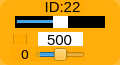
    <widget class="QWidget" name="widget_id22" native="true">
     <property name="geometry">
      <rect>
       <x>30</x>
       <y>440</y>
       <width>120</width>
       <height>65</height>
      </rect>
     </property>
     <property name="maximumSize">
      <size>
       <width>16777161</width>
       <height>16777215</height>
      </size>
     </property>
     <property name="styleSheet">
      <string notr="true">background-color: rgb(255, 170, 0, 200);
border-radius:10px;</string>
     </property>
     <widget class="QLabel" name="label_ID22">
      <property name="geometry">
       <rect>
        <x>40</x>
        <y>1</y>
        <width>45</width>
        <height>12</height>
       </rect>
      </property>
      <property name="minimumSize">
       <size>
        <width>0</width>
        <height>10</height>
       </size>
      </property>
      <property name="font">
       <font>
        <family>Arial</family>
        <pointsize>11</pointsize>
       </font>
      </property>
      <property name="styleSheet">
       <string notr="true">background-color: rgb(255, 255, 255， 0);
border-radius:0px;</string>
      </property>
      <property name="text">
       <string>ID:22</string>
      </property>
      <property name="alignment">
       <set>Qt::AlignCenter</set>
      </property>
     </widget>
     <widget class="QSlider" name="horizontalSlider_pulse_id22">
      <property name="geometry">
       <rect>
        <x>15</x>
        <y>16</y>
        <width>90</width>
        <height>12</height>
       </rect>
      </property>
      <property name="autoFillBackground">
       <bool>false</bool>
      </property>
      <property name="styleSheet">
       <string notr="true">QSlider{
	background: rgb(0, 0, 0);
	border-radius:0px;
}
QSlider::handle {/*设置中间的那个滑动的键*/                           background: rgb(255, 255, 255)}</string>
      </property>
      <property name="minimum">
       <number>0</number>
      </property>
      <property name="maximum">
       <number>1000</number>
      </property>
      <property name="pageStep">
       <number>1</number>
      </property>
      <property name="value">
       <number>500</number>
      </property>
      <property name="orientation">
       <enum>Qt::Horizontal</enum>
      </property>
     </widget>
     <widget class="QSlider" name="horizontalSlider_dev_id22">
      <property name="geometry">
       <rect>
        <x>35</x>
        <y>48</y>
        <width>50</width>
        <height>13</height>
       </rect>
      </property>
      <property name="styleSheet">
       <string notr="true">background-color: rgb(255, 255, 255， 0);</string>
      </property>
      <property name="minimum">
       <number>-125</number>
      </property>
      <property name="maximum">
       <number>125</number>
      </property>
      <property name="pageStep">
       <number>1</number>
      </property>
      <property name="orientation">
       <enum>Qt::Horizontal</enum>
      </property>
     </widget>
     <widget class="QLabel" name="label_id22">
      <property name="geometry">
       <rect>
        <x>10</x>
        <y>47</y>
        <width>30</width>
        <height>15</height>
       </rect>
      </property>
      <property name="minimumSize">
       <size>
        <width>0</width>
        <height>10</height>
       </size>
      </property>
      <property name="font">
       <font>
        <family>DejaVu Sans</family>
        <pointsize>10</pointsize>
       </font>
      </property>
      <property name="styleSheet">
       <string notr="true">background-color: rgb(255, 255, 255， 0);</string>
      </property>
      <property name="text">
       <string>0</string>
      </property>
      <property name="alignment">
       <set>Qt::AlignCenter</set>
      </property>
     </widget>
     <widget class="QLineEdit" name="lineEdit_id22">
      <property name="geometry">
       <rect>
        <x>38</x>
        <y>32</y>
        <width>45</width>
        <height>14</height>
       </rect>
      </property>
      <property name="sizePolicy">
       <sizepolicy hsizetype="Fixed" vsizetype="Fixed">
        <horstretch>0</horstretch>
        <verstretch>0</verstretch>
       </sizepolicy>
      </property>
      <property name="font">
       <font>
        <family>Arial</family>
        <pointsize>11</pointsize>
       </font>
      </property>
      <property name="autoFillBackground">
       <bool>false</bool>
      </property>
      <property name="styleSheet">
       <string notr="true">background-color: rgb(255, 255, 255);
border-radius:0px;</string>
      </property>
      <property name="text">
       <string>500</string>
      </property>
      <property name="maxLength">
       <number>1000</number>
      </property>
      <property name="alignment">
       <set>Qt::AlignCenter</set>
      </property>
      <property name="dragEnabled">
       <bool>false</bool>
      </property>
      <property name="readOnly">
       <bool>false</bool>
      </property>
     </widget>
     <widget class="QCheckBox" name="checkBox_id22">
      <property name="geometry">
       <rect>
        <x>13</x>
        <y>34</y>
        <width>15</width>
        <height>10</height>
       </rect>
      </property>
      <property name="text">
       <string/>
      </property>
     </widget>
    </widget>
